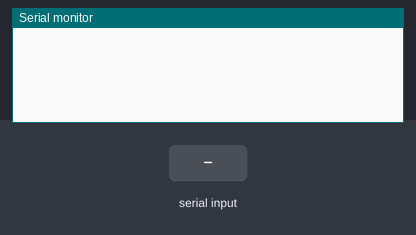
Recording of a sketch running on a simulated Arduino Uno, built with avr-gcc and run on an emulated ATmega328P. Parts: the last lines printed to the serial monitor. The inputs (shaded band) are chosen by the test bench.

Above: at 1.2 s.
1.3 s: "on" received over Serial
At 1.6 s:
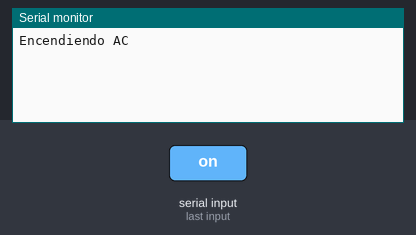
2.8 s: "off" received over Serial
At 4.0 s:
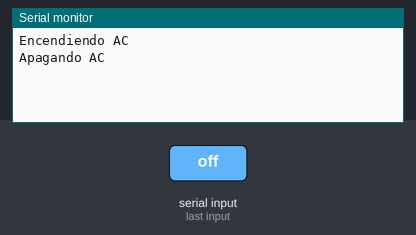
4.3 s: "sw" received over Serial
At 5.1 s:
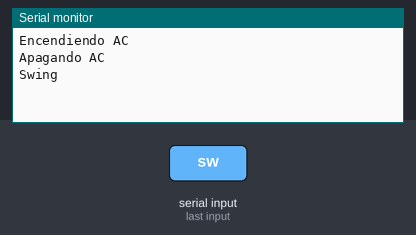

Measured:
- after the input at 1.3 s, the serial monitor: prints a new line at once (image 1)
- after the input at 2.8 s, the serial monitor: prints a new line at once (image 2)
- after the input at 4.3 s, the serial monitor: prints a new line at once (image 3)

The sketch:

Control_AC.ino
```cpp
#define IRledPin 12
#define NumIRsignals 200


// Codigo de Encendido de los aires acondicionados
int IRsignal_ON[] = {
// ON, OFF (en 10's de microsegundos)
  440, 414,
  64, 148,
  62, 44,
  62, 148,
  64, 148,
  62, 44,
  62, 44,
  62, 148,
  64, 42,
  64, 42,
  62, 150,
  62, 44,
  62, 42,
  64, 148,
  62, 148,
  64, 42,
  64, 148,
  62, 44,
  64, 42,
  62, 44,
  62, 148,
  64, 148,
  62, 148,
  64, 148,
  62, 150,
  62, 148,
  64, 148,
  62, 148,
  64, 42,
  64, 42,
  64, 42,
  62, 44,
  62, 44,
  62, 44,
  62, 148,
  64, 42,
  62, 44,
  62, 150,
  62, 42,
  64, 42,
  64, 42,
  64, 148,
  62, 42,
  64, 148,
  64, 148,
  62, 44,
  62, 150,
  62, 148,
  62, 148,
  64, 498,
  436, 416,
  62, 148,
  64, 42,
  64, 148,
  62, 150,
  62, 42,
  64, 42,
  62, 150,
  62, 44,
  62, 42,
  64, 148,
  64, 42,
  64, 42,
  62, 150,
  62, 148,
  62, 44,
  62, 150,
  62, 44,
  62, 44,
  62, 42,
  64, 148,
  62, 148,
  64, 148,
  62, 148,
  64, 148,
  62, 150,
  62, 150,
  62, 148,
  62, 44,
  62, 44,
  62, 42,
  64, 42,
  64, 42,
  64, 42,
  62, 150,
  62, 44,
  62, 44,
  62, 148,
  62, 44,
  62, 44,
  62, 44,
  62, 148,
  64, 42,
  64, 148,
  62, 148,
  64, 42,
  64, 148,
  62, 150,
  62, 148,
  64, 0};

// Codigo de apagado de los aires acondicionados
int IRsignal_OFF[] = {
// ON, OFF (en 10's de microsegundos)
  442, 414,
  62, 148,
  62, 44,
  62, 148,
  62, 148,
  64, 42,
  62, 44,
  62, 148,
  62, 44,
  62, 44,
  62, 148,
  64, 42,
  64, 42,
  62, 148,
  62, 148,
  64, 42,
  62, 150,
  62, 42,
  64, 148,
  62, 148,
  62, 148,
  64, 146,
  64, 42,
  62, 150,
  62, 148,
  62, 150,
  62, 44,
  62, 42,
  64, 42,
  62, 42,
  64, 148,
  62, 42,
  64, 42,
  64, 148,
  62, 148,
  62, 148,
  64, 42,
  62, 44,
  62, 44,
  62, 42,
  64, 42,
  62, 44,
  62, 42,
  64, 42,
  64, 148,
  62, 148,
  62, 148,
  62, 148,
  64, 148,
  62, 494,
  438, 414,
  64, 148,
  62, 42,
  64, 148,
  62, 148,
  62, 42,
  64, 42,
  62, 148,
  64, 42,
  64, 42,
  62, 150,
  62, 42,
  64, 42,
  62, 148,
  64, 146,
  64, 42,
  64, 148,
  62, 42,
  64, 148,
  62, 148,
  62, 148,
  64, 146,
  64, 42,
  62, 148,
  64, 148,
  62, 148,
  64, 42,
  62, 44,
  62, 42,
  64, 42,
  62, 148,
  64, 42,
  62, 44,
  62, 150,
  62, 148,
  62, 148,
  62, 44,
  62, 42,
  64, 42,
  64, 42,
  62, 42,
  64, 42,
  62, 44,
  62, 44,
  62, 148,
  62, 148,
  64, 146,
  64, 148,
  62, 148,
  64, 0};

// Codigo de encendido/apagado del Swing
 int IRsignal_Swing[] = {
// ON, OFF (in 10's of microseconds)
  440, 414,
  64, 148,
  62, 44,
  62, 148,
  64, 148,
  62, 44,
  62, 44,
  62, 148,
  64, 42,
  62, 44,
  62, 150,
  62, 42,
  64, 42,
  64, 148,
  62, 148,
  64, 42,
  64, 148,
  62, 44,
  62, 150,
  62, 148,
  64, 42,
  62, 150,
  62, 42,
  64, 148,
  64, 148,
  62, 150,
  62, 42,
  64, 42,
  64, 148,
  62, 44,
  62, 150,
  62, 42,
  64, 42,
  64, 148,
  62, 148,
  64, 148,
  62, 44,
  62, 44,
  62, 42,
  64, 42,
  64, 42,
  64, 42,
  62, 44,
  62, 44,
  62, 148,
  64, 148,
  64, 148,
  62, 148,
  62, 150,
  62, 498,
  436, 416,
  62, 148,
  64, 42,
  64, 148,
  62, 148,
  64, 42,
  64, 42,
  64, 148,
  62, 42,
  64, 44,
  62, 148,
  62, 44,
  62, 44,
  62, 148,
  64, 148,
  62, 44,
  62, 150,
  62, 42,
  64, 148,
  62, 150,
  62, 42,
  64, 148,
  62, 44,
  62, 150,
  62, 148,
  64, 148,
  64, 42,
  62, 44,
  62, 148,
  64, 42,
  64, 148,
  62, 44,
  62, 44,
  62, 148,
  64, 148,
  62, 148,
  64, 42,
  64, 42,
  64, 42,
  62, 44,
  62, 44,
  62, 42,
  64, 42,
  64, 42,
  64, 148,
  62, 148,
  64, 148,
  62, 148,
  64, 148,
  62, 0};


void setup(void) {
  digitalWrite(IRledPin, LOW);
  Serial.begin(9600);
  Serial.flush();
}

void loop() {
   String input = "";

     while (Serial.available() > 0)
     {
         input += (char) Serial.read();
         delay(5);
     }

     if (input == "on")
     {
         Serial.println("Encendiendo AC");
         Enciende_AC();   //TODO: verificar los tiempos ya que se con dos llamadas
         Enciende_AC();   //       funciona de forma erratica
         Enciende_AC();
     }
     else if (input == "off")
     {
         Serial.println("Apagando AC");
         Apaga_AC();
         Apaga_AC();
         Apaga_AC();
     }
     else if (input == "sw")
     {
         Serial.println("Swing");
         Swing_AC();
         Swing_AC();
         Swing_AC();
     }
}

//TODO: Hacer el Code refactoring  de las funciones
void Apaga_AC(){
    for (int i = 0; i < NumIRsignals; i+=2) {
      pulseIR(IRsignal_OFF[i]*10);
      delayMicroseconds(IRsignal_OFF[i+1]*10);
    }
}
void Enciende_AC(){

    for (int i = 0; i < NumIRsignals; i+=2) {
      pulseIR(IRsignal_ON[i]*10);
      delayMicroseconds(IRsignal_ON[i+1]*10);
    }
}

void Swing_AC(){

    for (int i = 0; i < NumIRsignals; i+=2) {
      pulseIR(IRsignal_Swing[i]*10);
      delayMicroseconds(IRsignal_ON[i+1]*10);
    }
}


// This function allows us to PWM the IR LED at about 38khz for the sensor
// Borrowed from Adafruit!

void pulseIR(long microsecs) {
  while (microsecs > 0) {
    // 38 kHz is about 13 microseconds high and 13 microseconds low
   digitalWrite(IRledPin, HIGH);  // this takes about 3 microseconds to happen
   delayMicroseconds(10);         // hang out for 10 microseconds, you can also change this to 9 if its not working
   digitalWrite(IRledPin, LOW);   // this also takes about 3 microseconds
   delayMicroseconds(10);         // hang out for 10 microseconds, you can also change this to 9 if its not working
   // so 26 microseconds altogether
   microsecs -= 26;
  }
}
```
